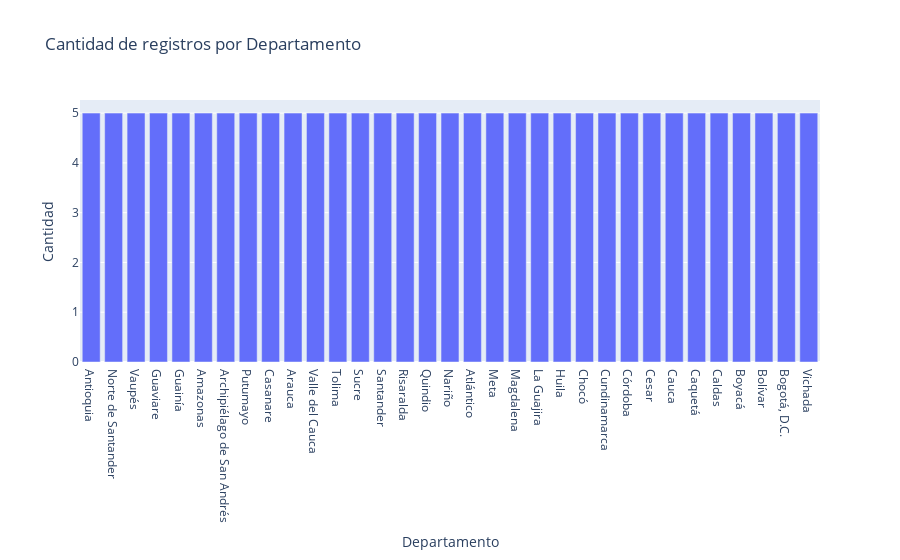

The code cell stored with this chart in its notebook:
### Code cell
# cuenta el numero de DPNOM y haz un grafico de barras utilizando plotly

# cuenta el numero de DPNOM y haz un grafico de barras utilizando plotly

dpnom_counts = data['DPNOM'].value_counts().reset_index()
dpnom_counts.columns = ['DPNOM', 'count']

fig = px.bar(
    dpnom_counts,
    x='DPNOM',
    y='count',
    labels={'DPNOM': 'Departamento', 'count': 'Cantidad'},
    title='Cantidad de registros por Departamento'
)
fig.show()

### Figure 1 — Plotly figure (JSON) as saved in the notebook; plotly's stock layout.template omitted (floating-point values rounded to 4 significant figures)
{"data": [{"alignmentgroup": "True", "hovertemplate": "Departamento=%{x}<br>Cantidad=%{y}<extra></extra>", "legendgroup": "", "marker": {"color": "#636efa", "pattern": {"shape": ""}}, "name": "", "offsetgroup": "", "orientation": "v", "showlegend": false, "textposition": "auto", "type": "bar", "x": ["Antioquia", "Norte de Santander", "Vaupés", "Guaviare", "Guainía", "Amazonas", "Archipiélago de San Andrés", "Putumayo", "Casanare", "Arauca", "Valle del Cauca", "Tolima", "Sucre", "Santander", "Risaralda", "Quindio", "Nariño", "Atlántico", "Meta", "Magdalena", "La Guajira", "Huila", "Chocó", "Cundinamarca", "Córdoba", "Cesar", "Cauca", "Caquetá", "Caldas", "Boyacá", "Bolívar", "Bogotá, D.C.", "Vichada"], "xaxis": "x", "y": [5, 5, 5, 5, 5, 5, 5, 5, 5, 5, 5, 5, 5, 5, 5, 5, 5, 5, 5, 5, 5, 5, 5, 5, 5, 5, 5, 5, 5, 5, 5, 5, 5], "yaxis": "y"}], "layout": {"barmode": "relative", "legend": {"tracegroupgap": 0}, "title": {"text": "Cantidad de registros por Departamento"}, "xaxis": {"anchor": "y", "domain": [0, 1], "title": {"text": "Departamento"}}, "yaxis": {"anchor": "x", "domain": [0, 1], "title": {"text": "Cantidad"}}}}
